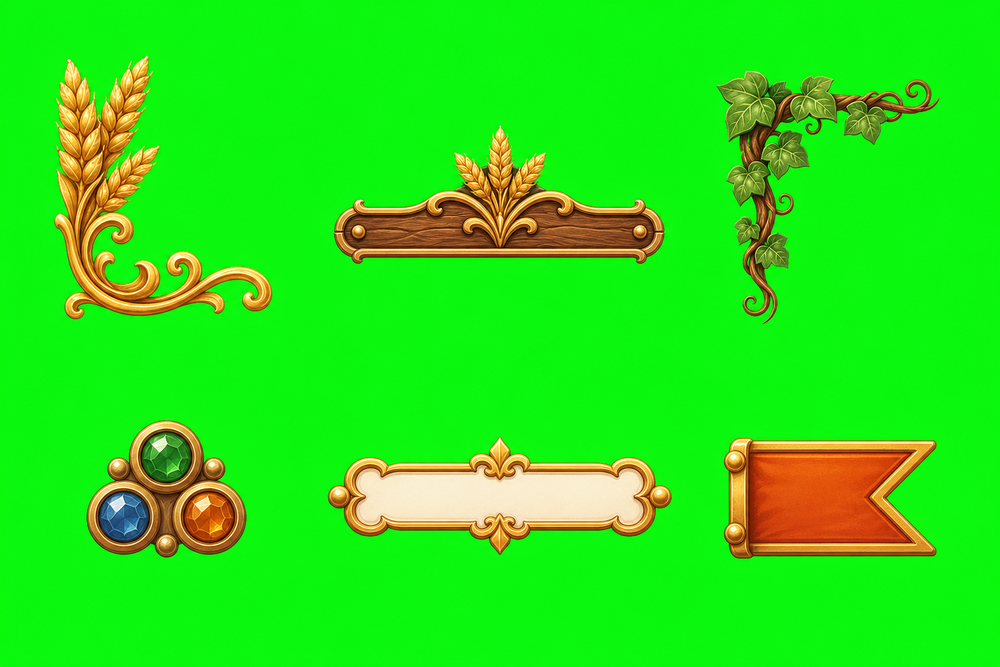
#> input picture assets/images/source/premium-ornament-sheet-greenscreen.png, 1000 x 667 px, shrunk from 1536 x 1024 before the run
$ python slice_premium_ornaments.py
#> lines starting #> are read from the running program, lines starting #| are printed output that depends on the picture
from pathlib import Path

from PIL import Image


ROOT = Path(__file__).resolve().parents[1]
SOURCE = ROOT / "assets/images/source/premium-ornament-sheet-greenscreen.png"
OUT_DIR = ROOT / "assets/images/premium-ornaments"

ITEMS = [
    ("wheat-corner.webp", 0, 0),
    ("wood-divider.webp", 1, 0),
    ("vine-corner.webp", 2, 0),
    ("gem-rivets.webp", 0, 1),
    ("cream-gold-label.webp", 1, 1),
    ("ribbon-cap.webp", 2, 1),
]


def remove_green_screen(image: Image.Image) -> Image.Image:
    image = image.convert("RGBA")
    pixels = image.load()
    width, height = image.size
    for y in range(height):
        for x in range(width):
            r, g, b, a = pixels[x, y]
            green_dominance = g - max(r, b)
            if g > 120 and green_dominance > 35:
                alpha = max(0, min(255, int((95 - green_dominance) * 2.8)))
                pixels[x, y] = (r, g, b, min(a, alpha))
            elif g > 90 and green_dominance > 12:
                pixels[x, y] = (r, max(0, g - 55), b, a)
    return image


def trim(image: Image.Image, pad: int = 10) -> Image.Image:
    alpha = image.getchannel("A")
    bbox = alpha.getbbox()
    if not bbox:
        return image
    left, top, right, bottom = bbox
    left = max(0, left - pad)
    top = max(0, top - pad)
    right = min(image.width, right + pad)
    bottom = min(image.height, bottom + pad)
    return image.crop((left, top, right, bottom))


def main() -> None:
    OUT_DIR.mkdir(parents=True, exist_ok=True)
    sheet = Image.open(SOURCE).convert("RGBA")
    cell_w = sheet.width // 3
#> cell_w = 333
    cell_h = sheet.height // 2
#> cell_h = 333
    for name, col, row in ITEMS:
        crop = sheet.crop((col * cell_w, row * cell_h, (col + 1) * cell_w, (row + 1) * cell_h))
        transparent = trim(remove_green_screen(crop), pad=12)
        transparent.save(OUT_DIR / name, "WEBP", quality=92, method=6)
        transparent.save(OUT_DIR / name.replace(".webp", ".png"), "PNG")
        print(OUT_DIR / name)
#> this loop made 6 passes
#> (bbox in trim, left in trim, top in trim, right in trim, bottom in trim) on passes 1 to 6: ((54, 56, 272, 319), 42, 44, 284, 331), ((1, 126, 331, 264), 0, 114, 333, 276), ((51, 71, 273, 324), 39, 59, 285, 333), ((87, 87, 333, 224), 75, 75, 333, 236), ((0, 104, 333, 222), 0, 92, 333, 234), ((0, 105, 270, 225), 0, 93, 282, 237)
#> pass 1, in main, `crop = sheet.crop((col * cell_w, row * cell_h, (col + 1) * cell_w, (ro..`:
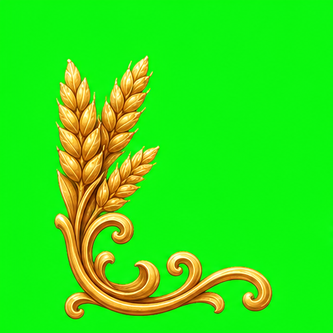
#> crop: PIL image 333x333 RGBA; mean R, G, B, A 45.7, 229.5, 20, 255
#> pass 1, in trim, `alpha = image.getchannel("A")`:
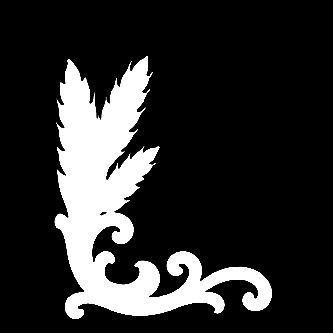
#> alpha: PIL image 333x333 L; min 0, max 255, mean 45.2
#> pass 1, in main, `transparent = trim(remove_green_screen(crop), pad=12)`:
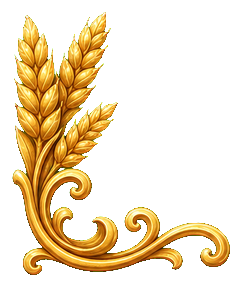
#> transparent: PIL image 242x287 RGBA; mean R, G, B, A 67, 218.5, 23.9, 72.1; transparent parts drawn white
#> pass 2, in main, `crop = sheet.crop((col * cell_w, row * cell_h, (col + 1) * cell_w, (ro..`:
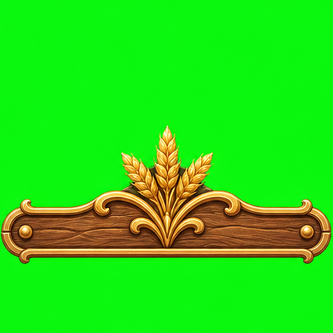
#> crop: PIL image 333x333 RGBA; mean R, G, B, A 39.6, 219.1, 19.9, 255
#> after the loop:
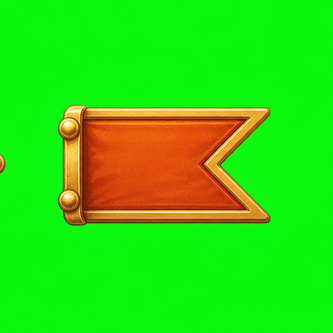
#> crop: PIL image 333x333 RGBA; mean R, G, B, A 48.3, 218.3, 16.4, 255
#> after the loop:
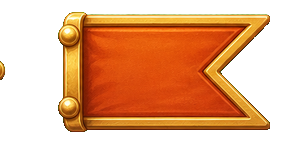
#> transparent: PIL image 282x144 RGBA; mean R, G, B, A 114.7, 167.6, 20.8, 135.9; transparent parts drawn white


if __name__ == "__main__":
    main()

$ run again, with assets/images/source/auth-settings-ui-v5-greenscreen.png copied over assets/images/source/premium-ornament-sheet-greenscreen.png
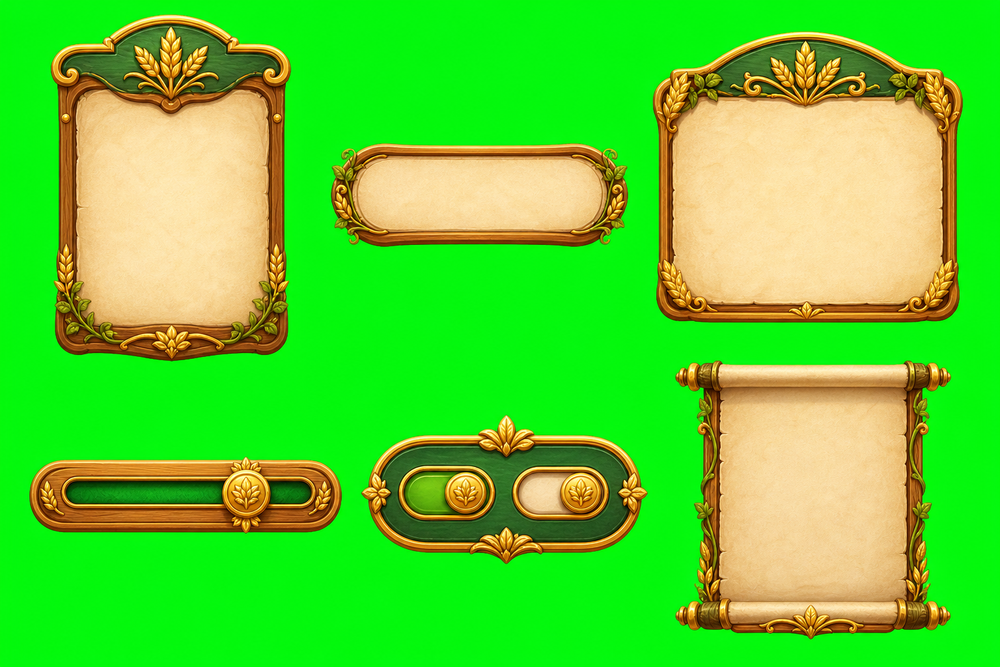
#> input picture assets/images/source/auth-settings-ui-v5-greenscreen.png, 1000 x 667 px, shrunk from 1536 x 1024 before the run
#> the loop in main, `for name, col, row in ITEMS:` made 6 passes
#> (bbox in trim, left in trim, top in trim, right in trim, bottom in trim) on passes 1 to 6: ((51, 15, 333, 333), 39, 3, 333, 333), ((0, 79, 333, 316), 0, 67, 333, 328), ((0, 32, 297, 323), 0, 20, 309, 333), ((29, 0, 333, 200), 17, 0, 333, 212), ((0, 82, 314, 231), 0, 70, 326, 243), ((9, 28, 285, 306), 0, 16, 297, 318)
#> pass 1, in trim, `alpha = image.getchannel("A")`:
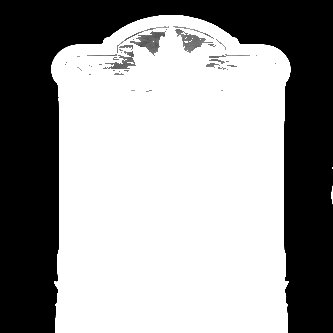
#> alpha: PIL image 333x333 L; min 0, max 255, mean 156
#> after the loop in main, `for name, col, row in ITEMS:`:
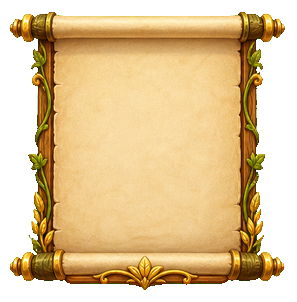
#> transparent: PIL image 297x302 RGBA; mean R, G, B, A 147, 194.5, 76.8, 176.1; transparent parts drawn white
